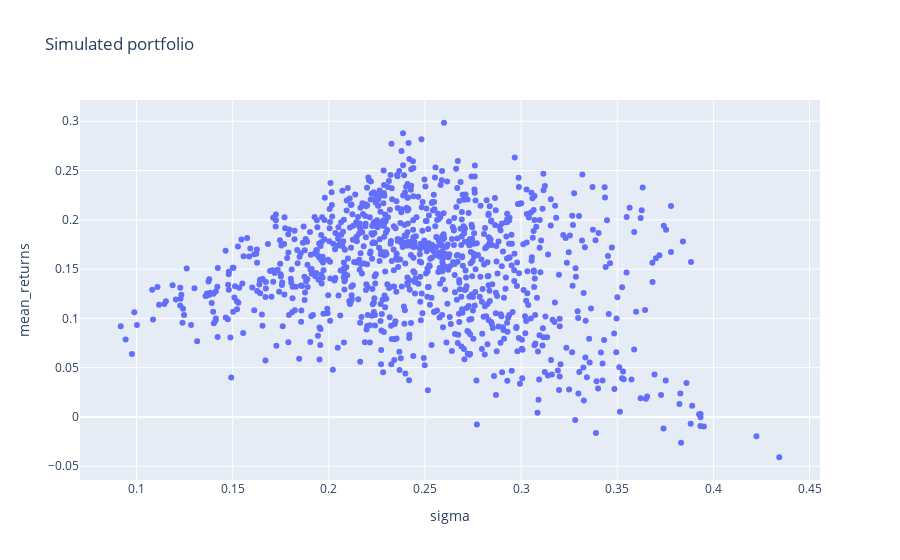

The notebook cell saved with this chart:
### Code cell
# simulated_portfolio.set_index('sigma').iplot(kind ='scatter',mode='markers', title = 'Simulated portfolio', 
# yTitle  = 'mean returns', xTitle = 'risk(sigma)')

fig = px.scatter(simulated_portfolio, x = 'sigma', y = 'mean_returns', hover_data= ['sharpe'], title = 'Simulated portfolio' )
fig.show( )

### Figure 1 — Plotly figure (JSON) as saved in the notebook; plotly's stock layout.template omitted (floating-point values rounded to 4 significant figures; data arrays with more than 128 entries replaced by an {"elided": "..."} marker saying what was removed)
{"data": [{"customdata": {"elided": "1000x1 float values"}, "hovertemplate": "sigma=%{x}<br>mean_returns=%{y}<br>sharpe=%{customdata[0]}<extra></extra>", "legendgroup": "", "marker": {"color": "#636efa", "symbol": "circle"}, "mode": "markers", "name": "", "orientation": "v", "showlegend": false, "type": "scatter", "x": {"elided": "1000 float values"}, "xaxis": "x", "y": {"elided": "1000 float values"}, "yaxis": "y"}], "layout": {"legend": {"tracegroupgap": 0}, "title": {"text": "Simulated portfolio"}, "xaxis": {"anchor": "y", "domain": [0, 1], "title": {"text": "sigma"}}, "yaxis": {"anchor": "x", "domain": [0, 1], "title": {"text": "mean_returns"}}}}
